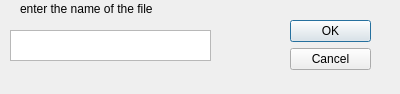
<?xml version="1.0" encoding="UTF-8"?>
<ui version="4.0">
 <class>Dialog</class>
 <widget class="QDialog" name="Dialog">
  <property name="geometry">
   <rect>
    <x>0</x>
    <y>0</y>
    <width>400</width>
    <height>94</height>
   </rect>
  </property>
  <property name="windowTitle">
   <string>Dialog</string>
  </property>
  <widget class="QDialogButtonBox" name="buttonBox">
   <property name="geometry">
    <rect>
     <x>290</x>
     <y>20</y>
     <width>81</width>
     <height>241</height>
    </rect>
   </property>
   <property name="orientation">
    <enum>Qt::Vertical</enum>
   </property>
   <property name="standardButtons">
    <set>QDialogButtonBox::Cancel|QDialogButtonBox::Ok</set>
   </property>
  </widget>
  <widget class="QLabel" name="label">
   <property name="geometry">
    <rect>
     <x>20</x>
     <y>0</y>
     <width>201</width>
     <height>17</height>
    </rect>
   </property>
   <property name="text">
    <string>enter the name of the file </string>
   </property>
  </widget>
  <widget class="QTextEdit" name="textEdit">
   <property name="geometry">
    <rect>
     <x>10</x>
     <y>30</y>
     <width>201</width>
     <height>31</height>
    </rect>
   </property>
  </widget>
 </widget>
 <resources/>
 <connections>
  <connection>
   <sender>buttonBox</sender>
   <signal>accepted()</signal>
   <receiver>Dialog</receiver>
   <slot>accept()</slot>
   <hints>
    <hint type="sourcelabel">
     <x>248</x>
     <y>254</y>
    </hint>
    <hint type="destinationlabel">
     <x>157</x>
     <y>274</y>
    </hint>
   </hints>
  </connection>
  <connection>
   <sender>buttonBox</sender>
   <signal>rejected()</signal>
   <receiver>Dialog</receiver>
   <slot>reject()</slot>
   <hints>
    <hint type="sourcelabel">
     <x>316</x>
     <y>260</y>
    </hint>
    <hint type="destinationlabel">
     <x>286</x>
     <y>274</y>
    </hint>
   </hints>
  </connection>
 </connections>
</ui>
